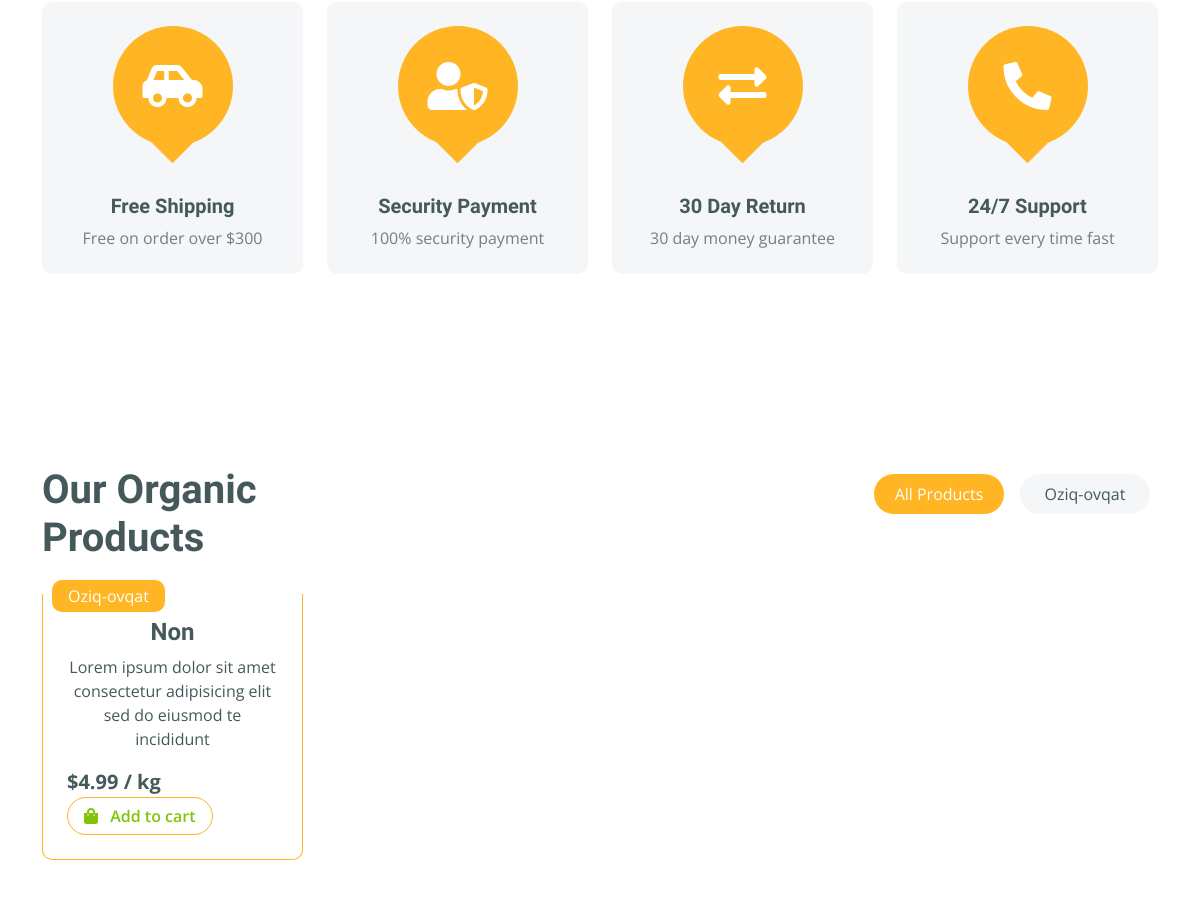
The app's page / (middle part), older data.
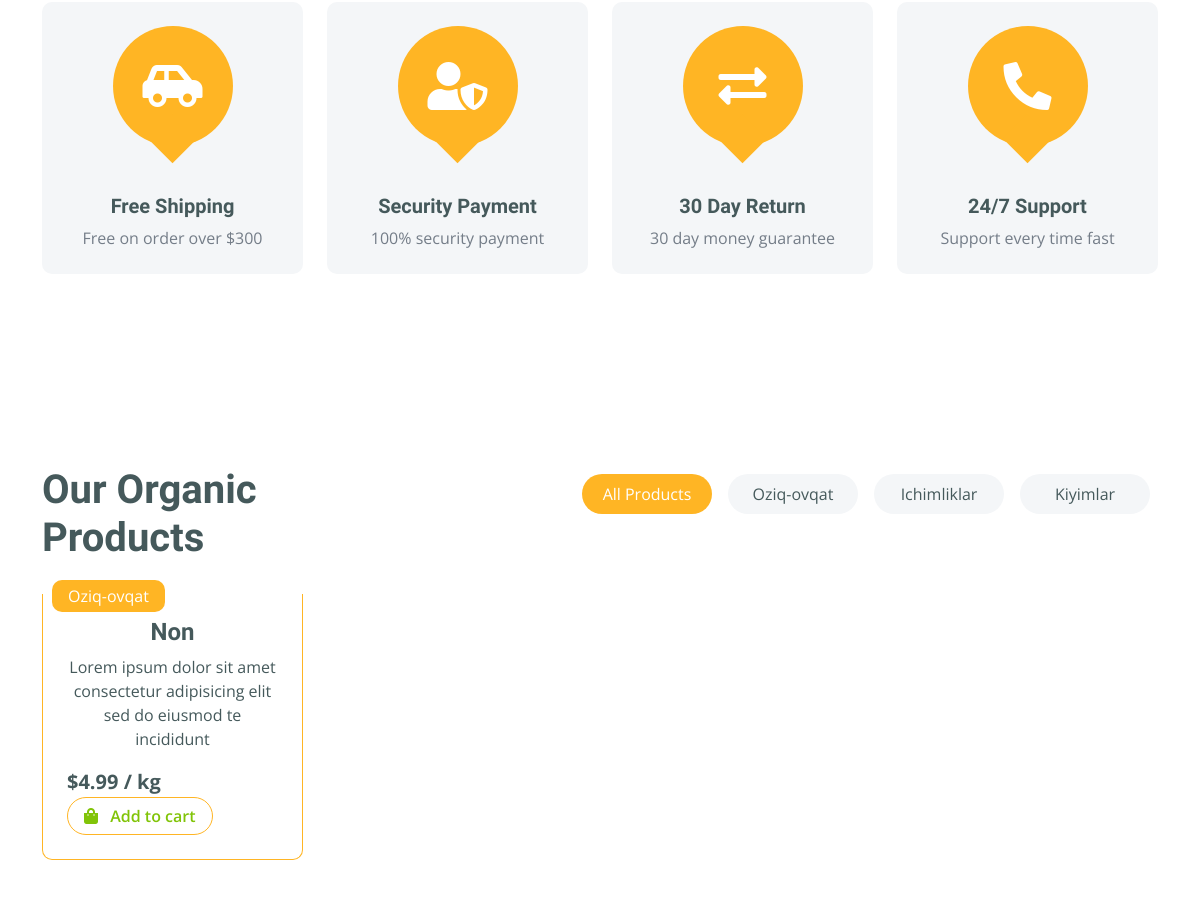
The same page, newer data.
### Main/models.py (models this page shows, shortened)
class Category(models.Model):
    name = models.CharField(max_length=255, verbose_name="Kategoriya", unique=True)
    slug =  models.SlugField(blank=True, null=True)
    def __str__(self):
        return self.name

class Products(models.Model):
    name = models.CharField(max_length=255, verbose_name="Nomi")
    category = models.ForeignKey(Category, on_delete=models.CASCADE)
    price = models.FloatField()
    image = models.ImageField(upload_to='media/')
    quantity = models.IntegerField(default=0)
    slug= models.SlugField(blank=True, null=True)
    product_discount = models.DecimalField(decimal_places=2, max_digits=10,
                                         blank=True, null=True)

### Main/views.py (the view)
# urls.py: path('', views.index, name="index"),
def index(request):
   products = models.Products.objects.all()
   category = models.Category.objects.all()
   context = {
      'products':products,
      'category':category
   }
   return render(request, 'index.html', context)

### templates/index.html (shortened to what the changed rows need)
{% extends 'base.html' %}
    {% block content %}
        <div class="container-fluid fruite py-5">
            <div class="container py-5">
                <div class="tab-class text-center">
                    <div class="row g-4">
                        <div class="col-lg-4 text-start">
                            <h1>Our Organic Products</h1>
                        </div>
                        <div class="col-lg-8 text-end">
                            <ul class="nav nav-pills d-inline-flex text-center mb-5">
                                {% for category in category %}
                                <li class="nav-item">
                                    <a class="d-flex py-2 m-2 bg-light rounded-pill" data-bs-toggle="pill" href="#tab-1">
                                        <span class="text-dark" style="width: 130px;">{{category.name}}</span>
                                    </a>
                                </li>
                                {% endfor %}
                            </ul>
                        </div>
                    </div>
                    <div class="tab-content">
                        <div id="tab-1" class="tab-pane fade show p-0 active">
                            <div class="row g-4">
                                <div class="col-lg-12">
                                    <div class="row g-4">
                                        {% for product in products %}
                                        <div class="col-md-6 col-lg-4 col-xl-3">
                                            <a href="{% url 'shop_detail' product.slug %}" class="text-decoration-none text-dark">
                                                <div class="rounded position-relative fruite-item">
                                                    <div class="fruite-img">
                                                    </div>
                                                    <div class="text-white bg-secondary px-3 py-1 rounded position-absolute" style="top: 10px; left: 10px;">{{product.category}}</div>
                                                    <div class="p-4 border border-secondary border-top-0 rounded-bottom">
                                                        <h4>{{product.name}}</h4>
                                                        <p>Lorem ipsum dolor sit amet consectetur adipisicing elit sed do eiusmod te incididunt</p>
                                                        <div class="d-flex justify-content-between flex-lg-wrap">
                                                            <p class="text-dark fs-5 fw-bold mb-0">$4.99 / kg</p>
                                                            <a href="" class="btn border border-secondary rounded-pill px-3 text-primary"><i class="fa fa-shopping-bag me-2 text-primary"></i> Add to cart</a>
                                                        </div>
                                                    </div>
                                                </div>
                                            </a>
                                        </div>
                                        {% endfor %}
                                    </div>
                                </div>
                            </div>
                        </div>
                    </div>
                </div>
            </div>
        </div>
{% endblock content %}

Row changes from the older to the newer data that the page shows:
added Category: name "Ichimliklar"
added Category: name "Kiyimlar"
